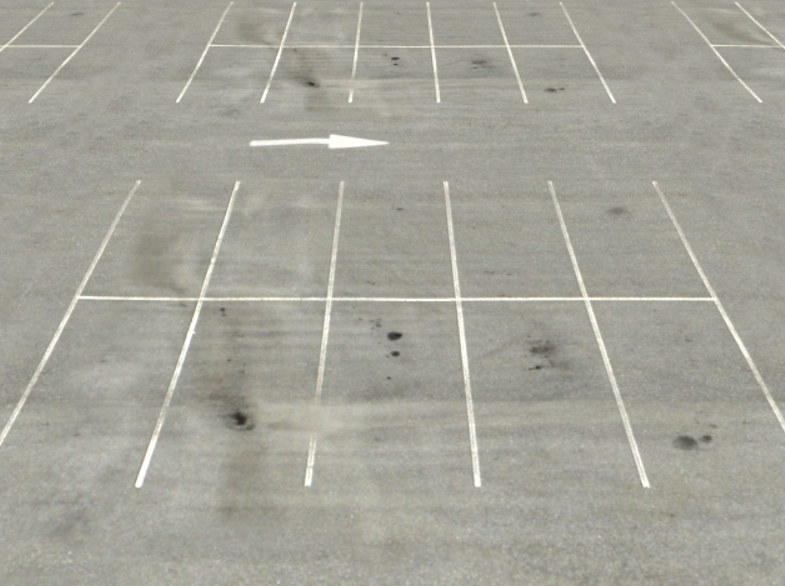
#> input picture testimage.png, 785 x 586 px
$ python -i detectlines.py   (imports and definitions only)
#> lines starting #> are read from the running program, lines starting #| are printed output that depends on the picture
import cv2
import numpy as np

def convert_gray_scale(image):
	return cv2.cvtColor(image, cv2.COLOR_RGB2GRAY)


def apply_smoothing(image, kernel_size=15):
	"""
    kernel_size must be postivie and odd
    """
	return cv2.GaussianBlur(image, (kernel_size, kernel_size), 0)


def detect_edges(image, low_threshold=50, high_threshold=150):
	return cv2.Canny(image, low_threshold, high_threshold)


def hough_lines(image):
	"""
  `image` should be the output of a Canny transform.

  Returns hough lines (not the image with lines)
  """
	return cv2.HoughLinesP(image, rho=1, theta=np.pi / 180, threshold=20, minLineLength=20, maxLineGap=300)


def binary_threshold(image):
  ret, thresh = cv2.threshold(image, 200, 255, cv2.THRESH_BINARY)
  return ret, thresh


def detect_lines(image):
  gray = convert_gray_scale(image)
  edges = apply_smoothing(gray)
  lines = hough_lines(edges)
  return lines
def draw_lines(image, lines, image_name='detectedLines.png'):
  # image_name is name of output image
  for points in lines:
    # extracted points nested in the list
    x1, y1, x2, y2 = points[0]
    # draw the lines joing the points on the original image
    cv2.line(image, (x1, y1), (x2, y2), (0, 255, 0), 2)
  newimage = cv2.imwrite(image_name, image)
  return newimage

>>> import cv2
>>> picture = cv2.cvtColor(cv2.imread('testimage.png'), cv2.COLOR_BGR2RGB)
>>> result = detect_lines(picture)
#> in apply_smoothing, `return cv2.GaussianBlur(image, (kernel_size, kernel_size), 0)`:
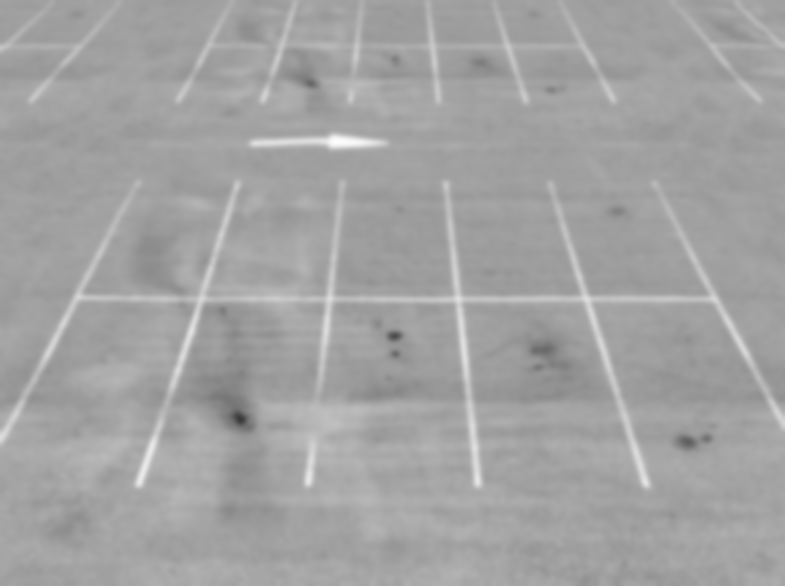
#> returned value: shape (586, 785); min 57, max 253, mean 162.5
#> in detect_lines, `lines = hough_lines(edges)`: lines = 766 rows, first 6: [0, 534, 784, 5], [1, 0, 586, 585], [14, 585, 784, 159], [0, 367, 784, 1], [9, 585, 784, 22], [0, 455, 784, 3]
#> result has the same summary as lines in detect_lines
